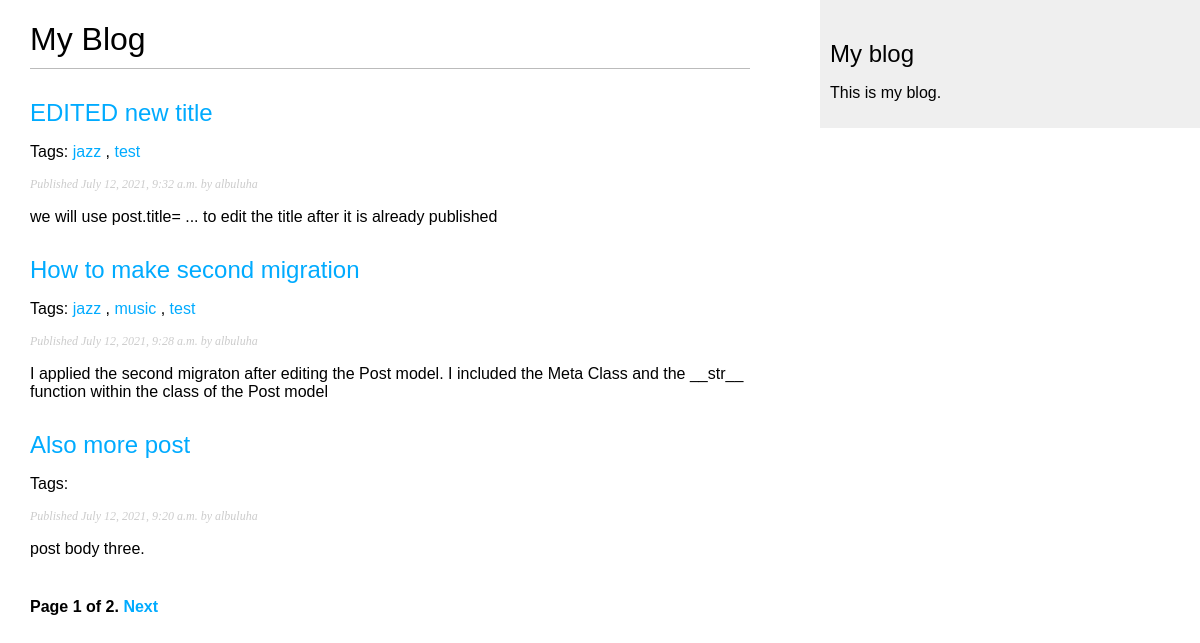
Screenshot of /blog/ with the database file from the repository.
### blog/models.py (models this page shows, shortened)
class Post(models.Model):
    STATUS_CHOICES = (
        ('draft', 'Draft'),
        ('published','Published'),
    )
    title = models.CharField(max_length=250)
    slug = models.SlugField(max_length=250,
                            unique_for_date = 'publish')
    author = models.ForeignKey(User,
                                on_delete=models.CASCADE,
                                related_name='blog_posts')
    body = models.TextField()
    publish = models.DateTimeField(default=timezone.now)
    created = models.DateTimeField(auto_now_add=True)
    updated = models.DateTimeField(auto_now=True)
    status = models.CharField(max_length=10,
                                choices=STATUS_CHOICES,
                                default='draft')
    objects = models.Manager() # the default manager.
    published = PublishedManager() # Our custom manager.
    drafted = DraftedManager() # our second custom manager.
    tags = TaggableManager()
    class Meta:
        ordering = ( '-publish',)
    def get_absolute_url(self):
        return reverse('blog:post_detail',
                        args=[self.publish.year,
                            self.publish.month,
                            self.publish.day,
                            self.slug])

### blog/views.py (the view)
# urls.py: path('', views.post_list, name='post_list'),
def post_list(request, tag_slug=None):
    object_list = Post.published.all()
    tag = None
    if tag_slug:
        tag = get_object_or_404(Tag, slug=tag_slug)
        object_list = object_list.filter(tags__in=[tag])
    paginator = Paginator(object_list, 3)
    page = request.GET.get('page')
    try:
        posts = paginator.page(page)
    except PageNotAnInteger:
        posts = paginator.page(1)
    except EmptyPage:
        posts = paginator.page(paginator.num_pages)
    return render(request,
                'blog/post/list.html',
                {'page':page,
                'posts':posts,
                'tag':tag})

### blog/models.py (called while the page is built)
    def get_queryset(self):
        return super().get_queryset().filter(status='published')

### blog/templates/blog/post/list.html (shortened to what this page needs)
{% extends "blog/base.html" %}
{% block content %}
  <h1>My Blog</h1>
  {% for post in posts %}
    <h2>
      <a href="{{ post.get_absolute_url }}">
        {{ post.title }}
      </a>
    </h2>
    <p class="tags">
      Tags:
      {% for tag in post.tags.all %}
        <a href="{% url "blog:post_list_by_tag" tag.slug %}">
          {{ tag.name }}
        </a>
        {% if not forloop.last %}, {% endif %}
      {% endfor %}
    </p>
    <p class="date">
      Published {{ post.publish }} by {{ post.author }}
    </p>
    {{ post.body|truncatewords:30|linebreaks }}
  {% endfor %}
  {% include "pagination.html" with page=posts %}
{% endblock %}

### blog/templates/blog/base.html (shortened to what this page needs)
{% load static %}
<!DOCTYPE html>
<html>
<head>
  <link href="{% static "css/blog.css" %}" rel="stylesheet">
</head>
<body>
  <div id="content">
    {% block content %}
    {% endblock %}
  </div>
  <div id="sidebar">
    <h2>My blog</h2>
    <p>This is my blog.</p>
  </div>
</body>
</html>

### blog/templates/pagination.html (shortened to what this page needs)
<div class="pagination">
    <span class="step-links">
      <span class="current">
        Page {{ page.number }} of {{ page.paginator.num_pages }}.
      </span>
      {% if page.has_next %}
        <a href="?page={{ page.next_page_number }}">Next</a>
      {% endif %}
    </span>
  </div>

### blog/static/css/blog.css (style rules this page uses)
body { margin:0; padding:0; font-family:helvetica, sans-serif; }
a { color:#00abff; text-decoration:none; }
h1 { font-weight:normal; border-bottom:1px solid #bbb; padding:0 0 10px 0; }
h2 { font-weight:normal; margin:30px 0 0; }
#content { float:left; width:60%; padding:0 0 0 30px; }
#sidebar { float:right; width:30%; padding:10px; background:#efefef; height:100%; }
p.date { color:#ccc; font-family: georgia, serif; font-size: 12px; font-style: italic; }
.pagination { margin:40px 0; font-weight:bold; }

### rows the page displays
Post: title "EDITED new title", publish "July 12, 2021, 9:32 a.m.", author "albuluha", body "we will use post.title= ... to edit the title after it is already published"
Tag: name "jazz"
Tag: name "test"
Post: title "How to make second migration", publish "July 12, 2021, 9:28 a.m.", author "albuluha", body "I applied the second migraton after editing the Post model. I included the Meta Class and the __str__ function within the class of the Post model"
Tag: name "music"
Post: title "Also more post", publish "July 12, 2021, 9:20 a.m.", author "albuluha", body "post body three."

### other values shown
{{ page.number }} "1"
{{ page.paginator.num_pages }} "2"
